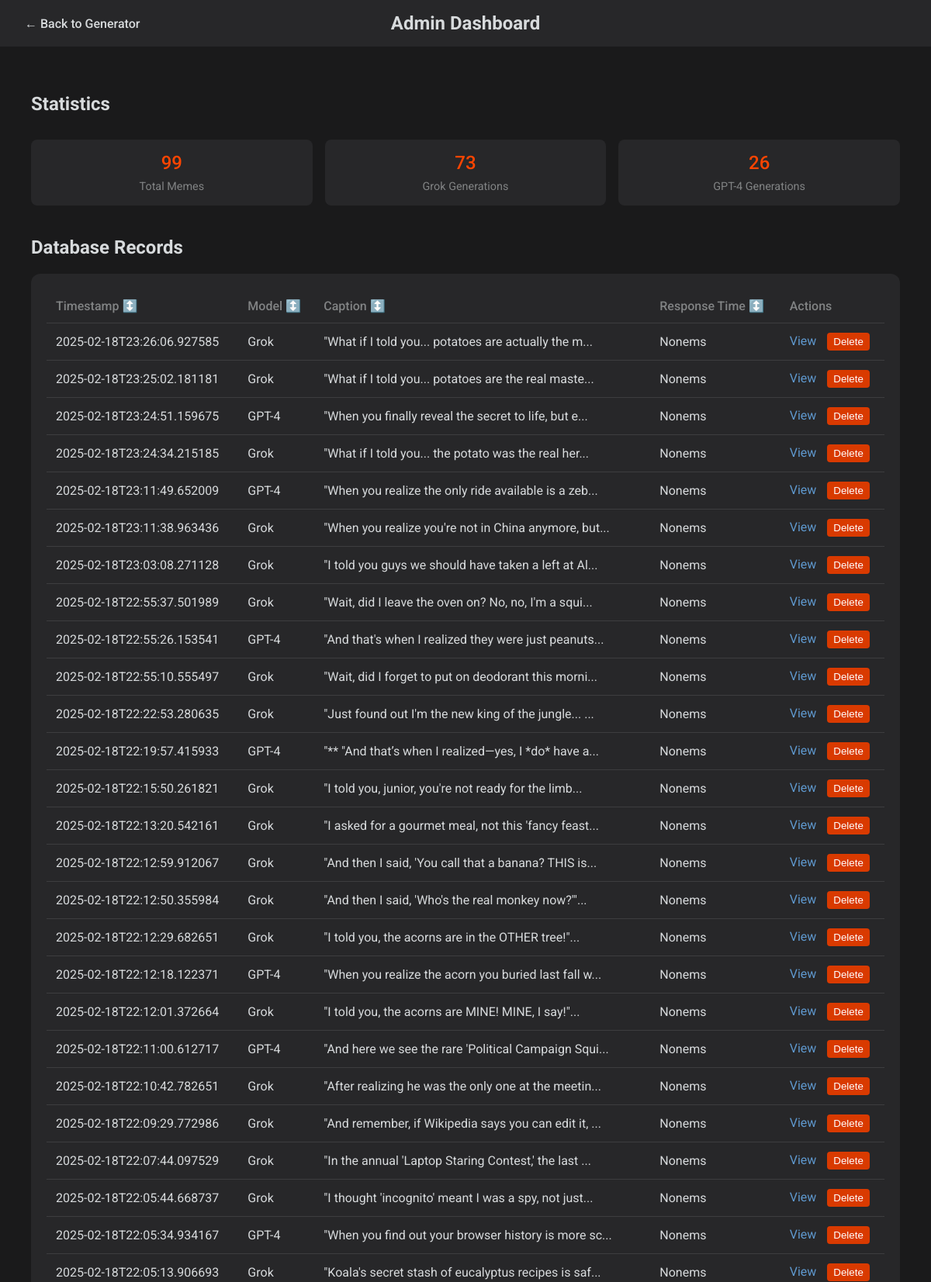
Screenshot of /stats (upper part) with the database file from the repository.
### tables this page shows
CREATE TABLE memes (
            timestamp TEXT PRIMARY KEY,
            image_url TEXT,
            raw_api_response TEXT,
            description TEXT,
            caption TEXT,
            messages_sent TEXT,
            model_choice TEXT,
            completion_data TEXT,
            captioned_filename TEXT
        , upvotes INTEGER DEFAULT 0, downvotes INTEGER DEFAULT 0);

### app.py (the view)
@app.route('/stats')
def stats():
    conn = get_db()
    try:
        entries = conn.execute('SELECT * FROM memes ORDER BY timestamp DESC').fetchall()
        entries_processed = []
        for entry in entries:
            entry_dict = dict(entry)
            entry_dict['completion_data'] = json.loads(entry['completion_data'])
            entries_processed.append(entry_dict)
        stats = {
            'total_memes': len(entries),
            'grok_count': len([e for e in entries if e['model_choice'] == 'xai']),
            'gpt4_count': len([e for e in entries if e['model_choice'] == 'openai'])
        }
        return render_template('admin.html', entries=entries_processed, stats=stats)
    finally:
        conn.close()

### app.py (called while the page is built)
def get_db():
    conn = sqlite3.connect('memes.db')
    conn.row_factory = sqlite3.Row
    return conn

### templates/admin.html (shortened to what this page needs)
{% extends "base.html" %}
{% block nav %}
<a href="/">← Back to Generator</a>
<h1>Admin Dashboard</h1>
{% endblock %}
{% block content %}
<div class="admin-container">
    <div class="stats-section">
        <h2>Statistics</h2>
        <div class="stats-grid">
            <div class="stat-card">
                <span class="stat-value">{{ stats.total_memes }}</span>
                <span class="stat-label">Total Memes</span>
            </div>
            <div class="stat-card">
                <span class="stat-value">{{ stats.grok_count }}</span>
                <span class="stat-label">Grok Generations</span>
            </div>
            <div class="stat-card">
                <span class="stat-value">{{ stats.gpt4_count }}</span>
                <span class="stat-label">GPT-4 Generations</span>
            </div>
        </div>
    </div>
    <div class="data-section">
        <h2>Database Records</h2>
        <div class="table-container">
            <table>
                <thead>
                    <tr>
                        <th class="sortable" data-sort="timestamp">
                            Timestamp
                            <span class="sort-icon">↕️</span>
                        </th>
                        <th class="sortable" data-sort="model">
                            Model
                            <span class="sort-icon">↕️</span>
                        </th>
                        <th class="sortable" data-sort="caption">
                            Caption
                            <span class="sort-icon">↕️</span>
                        </th>
                        <th class="sortable" data-sort="response_time">
                            Response Time
                            <span class="sort-icon">↕️</span>
                        </th>
                        <th>Actions</th>
                    </tr>
                </thead>
                <tbody id="entries-body">
                    {% for entry in entries %}
                    <tr>
                        <td data-value="{{ entry.timestamp }}">{{ entry.timestamp }}</td>
                        <td data-value="{{ entry.model_choice }}">
                            {{ "Grok" if entry.model_choice == "xai" else "GPT-4" }}
                        </td>
                        <td data-value="{{ entry.caption }}">{{ entry.caption[:50] }}...</td>
                        <td data-value="{{ entry.completion_data.response_ms }}">
                            {{ entry.completion_data.response_ms }}ms
                        </td>
                        <td>
                            <a href="{{ url_for('view_analysis', timestamp=entry.timestamp) }}"
                               class="action-link">View</a>
                            <button onclick="deleteEntry('{{ entry.timestamp }}')"
                                    class="delete-btn">Delete</button>
                        </td>
                    </tr>
                    {% endfor %}
                </tbody>
            </table>
        </div>
    </div>
</div>
{% endblock %}

### static/styles.css (style rules this page uses)
:root { --primary: #FF4500; --secondary: #5F99CF; --background: #1A1A1B; --card-bg: #272729; --text: #D7DADC; --text-secondary: #818384; --accent: #D93A00; }
body { background: var(--background); color: var(--text); font-family: 'Roboto', sans-serif; margin: 0; padding: 0; }
.nav h1 { margin: 0; text-align: center; font-size: 1.5rem; }
.nav a:first-child { justify-self: start; }
.nav a { color: var(--text); text-decoration: none; font-weight: 500; transition: color 0.2s; }
.admin-container { max-width: 1200px; margin: 0 auto; padding: 20px; }
.stats-section { margin-bottom: 40px; }
.stats-grid { display: grid; grid-template-columns: repeat(auto-fit, minmax(200px, 1fr)); gap: 20px; margin-top: 20px; }
.stat-card { background: var(--card-bg); padding: 20px; border-radius: 12px; text-align: center; display: flex; flex-direction: column; gap: 8px; }
.stat-value { font-size: 2rem; font-weight: 700; color: var(--primary); }
.stat-label { color: var(--text-secondary); }
.table-container { background: var(--card-bg); border-radius: 12px; padding: 20px; overflow-x: auto; }
table { width: 100%; border-collapse: collapse; }
th, td { padding: 12px; text-align: left; border-bottom: 1px solid rgba(255,255,255,0.1); }
th { color: var(--text-secondary); font-weight: 500; }
.action-link { color: var(--secondary); text-decoration: none; margin-right: 10px; }
.delete-btn { background: var(--accent); color: white; border: none; padding: 4px 8px; border-radius: 4px; cursor: pointer; }
.stats-grid { display: grid; grid-template-columns: repeat(auto-fit, minmax(200px, 1fr)); gap: 1rem; margin: 2rem 0; }
.stat-card { background: var(--card-bg); padding: 1rem; border-radius: 8px; text-align: center; }
.stat-value { font-size: 1.5rem; font-weight: 500; color: var(--primary); }
.stat-label { color: var(--text-secondary); font-size: 0.9rem; }

### rows the page displays
memes: timestamp "2025-02-18T23:26:06.927585", model_choice "Grok", caption "\"What if I told you... potatoes are actually the m", completion_data.response_ms "None"
memes: timestamp "2025-02-18T23:25:02.181181", model_choice "Grok", caption "\"What if I told you... potatoes are the real maste", completion_data.response_ms "None"
memes: timestamp "2025-02-18T23:24:51.159675", model_choice "GPT-4", caption "\"When you finally reveal the secret to life, but e", completion_data.response_ms "None"
memes: timestamp "2025-02-18T23:24:34.215185", model_choice "Grok", caption "\"What if I told you... the potato was the real her", completion_data.response_ms "None"
memes: timestamp "2025-02-18T23:11:49.652009", model_choice "GPT-4", caption "\"When you realize the only ride available is a zeb", completion_data.response_ms "None"
memes: timestamp "2025-02-18T23:11:38.963436", model_choice "Grok", caption "\"When you realize you're not in China anymore, but", completion_data.response_ms "None"
memes: timestamp "2025-02-18T23:03:08.271128", model_choice "Grok", caption "\"I told you guys we should have taken a left at Al", completion_data.response_ms "None"
memes: timestamp "2025-02-18T22:55:37.501989", model_choice "Grok", caption "\"Wait, did I leave the oven on? No, no, I'm a squi", completion_data.response_ms "None"
memes: timestamp "2025-02-18T22:55:26.153541", model_choice "GPT-4", caption "\"And that's when I realized they were just peanuts", completion_data.response_ms "None"
memes: timestamp "2025-02-18T22:55:10.555497", model_choice "Grok", caption "\"Wait, did I forget to put on deodorant this morni", completion_data.response_ms "None"
memes: timestamp "2025-02-18T22:22:53.280635", model_choice "Grok", caption "\"Just found out I'm the new king of the jungle...", completion_data.response_ms "None"
memes: timestamp "2025-02-18T22:19:57.415933", model_choice "GPT-4", caption "\"** \"And that’s when I realized—yes, I *do* have a", completion_data.response_ms "None"
memes: timestamp "2025-02-18T22:15:50.261821", model_choice "Grok", caption "\"I told you, junior, you're not ready for the limb", completion_data.response_ms "None"
memes: timestamp "2025-02-18T22:13:20.542161", model_choice "Grok", caption "\"I asked for a gourmet meal, not this 'fancy feast", completion_data.response_ms "None"
memes: timestamp "2025-02-18T22:12:59.912067", model_choice "Grok", caption "\"And then I said, 'You call that a banana? THIS is", completion_data.response_ms "None"
memes: timestamp "2025-02-18T22:12:50.355984", model_choice "Grok", caption "\"And then I said, 'Who's the real monkey now?'\"", completion_data.response_ms "None"
memes: timestamp "2025-02-18T22:12:29.682651", model_choice "Grok", caption "\"I told you, the acorns are in the OTHER tree!\"", completion_data.response_ms "None"
memes: timestamp "2025-02-18T22:12:18.122371", model_choice "GPT-4", caption "\"When you realize the acorn you buried last fall w", completion_data.response_ms "None"
memes: timestamp "2025-02-18T22:12:01.372664", model_choice "Grok", caption "\"I told you, the acorns are MINE! MINE, I say!\"", completion_data.response_ms "None"
memes: timestamp "2025-02-18T22:11:00.612717", model_choice "GPT-4", caption "\"And here we see the rare 'Political Campaign Squi", completion_data.response_ms "None"
memes: timestamp "2025-02-18T22:10:42.782651", model_choice "Grok", caption "\"After realizing he was the only one at the meetin", completion_data.response_ms "None"
memes: timestamp "2025-02-18T22:09:29.772986", model_choice "Grok", caption "\"And remember, if Wikipedia says you can edit it,", completion_data.response_ms "None"
memes: timestamp "2025-02-18T22:07:44.097529", model_choice "Grok", caption "\"In the annual 'Laptop Staring Contest,' the last", completion_data.response_ms "None"
memes: timestamp "2025-02-18T22:05:44.668737", model_choice "Grok", caption "\"I thought 'incognito' meant I was a spy, not just", completion_data.response_ms "None"
memes: timestamp "2025-02-18T22:05:34.934167", model_choice "GPT-4", caption "\"When you find out your browser history is more sc", completion_data.response_ms "None"
memes: timestamp "2025-02-18T22:05:13.906693", model_choice "Grok", caption "\"Koala's secret stash of eucalyptus recipes is saf", completion_data.response_ms "None"

### other values shown
{{ stats.total_memes }} "99"
{{ stats.grok_count }} "73"
{{ stats.gpt4_count }} "26"
